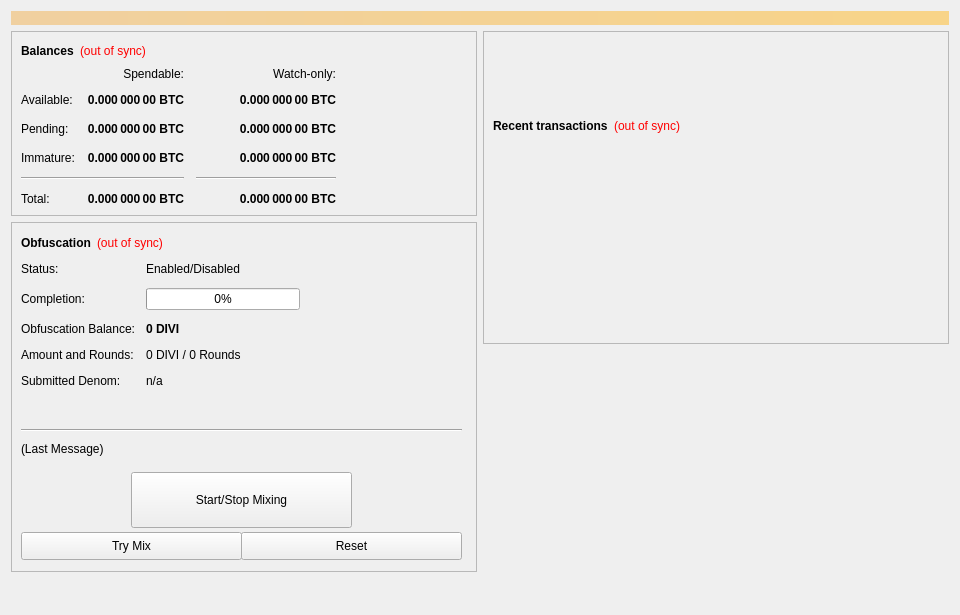
<?xml version="1.0" encoding="UTF-8"?>
<ui version="4.0">
 <class>OverviewPage</class>
 <widget class="QWidget" name="OverviewPage">
  <property name="geometry">
   <rect>
    <x>0</x>
    <y>0</y>
    <width>960</width>
    <height>615</height>
   </rect>
  </property>
  <property name="minimumSize">
   <size>
    <width>960</width>
    <height>0</height>
   </size>
  </property>
  <property name="windowTitle">
   <string>Form</string>
  </property>
  <layout class="QVBoxLayout" name="topLayout">
   <item>
    <widget class="QLabel" name="labelAlerts">
     <property name="visible">
      <bool>false</bool>
     </property>
     <property name="styleSheet">
      <string notr="true">background-color: qlineargradient(x1: 0, y1: 0, x2: 1, y2: 0, stop:0 #F0D0A0, stop:1 #F8D488); color:#000000;</string>
     </property>
     <property name="wordWrap">
      <bool>true</bool>
     </property>
     <property name="margin">
      <number>3</number>
     </property>
    </widget>
   </item>
   <item>
    <layout class="QHBoxLayout" name="horizontalLayout" stretch="1,1">
     <item>
      <layout class="QVBoxLayout" name="verticalLayout_2">
       <item>
        <widget class="QFrame" name="frame">
         <property name="frameShape">
          <enum>QFrame::StyledPanel</enum>
         </property>
         <property name="frameShadow">
          <enum>QFrame::Raised</enum>
         </property>
         <layout class="QVBoxLayout" name="verticalLayout_4">
          <item>
           <layout class="QHBoxLayout" name="horizontalLayout_4">
            <item>
             <widget class="QLabel" name="label_5">
              <property name="font">
               <font>
                <weight>75</weight>
                <bold>true</bold>
               </font>
              </property>
              <property name="text">
               <string>Balances</string>
              </property>
             </widget>
            </item>
            <item>
             <widget class="QLabel" name="labelWalletStatus">
              <property name="cursor">
               <cursorShape>WhatsThisCursor</cursorShape>
              </property>
              <property name="toolTip">
               <string>The displayed information may be out of date. Your wallet automatically synchronizes with the DIVI network after a connection is established, but this process has not completed yet.</string>
              </property>
              <property name="styleSheet">
               <string notr="true">QLabel { color: red; }</string>
              </property>
              <property name="text">
               <string notr="true">(out of sync)</string>
              </property>
              <property name="alignment">
               <set>Qt::AlignLeading|Qt::AlignLeft|Qt::AlignVCenter</set>
              </property>
             </widget>
            </item>
            <item>
             <spacer name="horizontalSpacer_3">
              <property name="orientation">
               <enum>Qt::Horizontal</enum>
              </property>
              <property name="sizeHint" stdset="0">
               <size>
                <width>40</width>
                <height>20</height>
               </size>
              </property>
             </spacer>
            </item>
           </layout>
          </item>
          <item>
           <layout class="QGridLayout" name="gridLayout">
            <property name="spacing">
             <number>12</number>
            </property>
            <item row="2" column="2">
             <widget class="QLabel" name="labelWatchPending">
              <property name="font">
               <font>
                <weight>75</weight>
                <bold>true</bold>
               </font>
              </property>
              <property name="cursor">
               <cursorShape>IBeamCursor</cursorShape>
              </property>
              <property name="toolTip">
               <string>Unconfirmed transactions to watch-only addresses</string>
              </property>
              <property name="text">
               <string notr="true">0.000 000 00 BTC</string>
              </property>
              <property name="alignment">
               <set>Qt::AlignRight|Qt::AlignTrailing|Qt::AlignVCenter</set>
              </property>
              <property name="textInteractionFlags">
               <set>Qt::LinksAccessibleByMouse|Qt::TextSelectableByKeyboard|Qt::TextSelectableByMouse</set>
              </property>
             </widget>
            </item>
            <item row="2" column="1">
             <widget class="QLabel" name="labelUnconfirmed">
              <property name="font">
               <font>
                <weight>75</weight>
                <bold>true</bold>
               </font>
              </property>
              <property name="cursor">
               <cursorShape>IBeamCursor</cursorShape>
              </property>
              <property name="toolTip">
               <string>Total of transactions that have yet to be confirmed, and do not yet count toward the spendable balance</string>
              </property>
              <property name="text">
               <string notr="true">0.000 000 00 BTC</string>
              </property>
              <property name="alignment">
               <set>Qt::AlignRight|Qt::AlignTrailing|Qt::AlignVCenter</set>
              </property>
              <property name="textInteractionFlags">
               <set>Qt::LinksAccessibleByMouse|Qt::TextSelectableByKeyboard|Qt::TextSelectableByMouse</set>
              </property>
             </widget>
            </item>
            <item row="3" column="2">
             <widget class="QLabel" name="labelWatchImmature">
              <property name="font">
               <font>
                <weight>75</weight>
                <bold>true</bold>
               </font>
              </property>
              <property name="cursor">
               <cursorShape>IBeamCursor</cursorShape>
              </property>
              <property name="toolTip">
               <string>Staked or masternode rewards in watch-only addresses that has not yet matured</string>
              </property>
              <property name="text">
               <string notr="true">0.000 000 00 BTC</string>
              </property>
              <property name="alignment">
               <set>Qt::AlignRight|Qt::AlignTrailing|Qt::AlignVCenter</set>
              </property>
              <property name="textInteractionFlags">
               <set>Qt::LinksAccessibleByMouse|Qt::TextSelectableByKeyboard|Qt::TextSelectableByMouse</set>
              </property>
             </widget>
            </item>
            <item row="4" column="0" colspan="2">
             <widget class="Line" name="lineSpendableBalance">
              <property name="orientation">
               <enum>Qt::Horizontal</enum>
              </property>
             </widget>
            </item>
            <item row="4" column="2">
             <widget class="Line" name="lineWatchBalance">
              <property name="sizePolicy">
               <sizepolicy hsizetype="Preferred" vsizetype="Fixed">
                <horstretch>0</horstretch>
                <verstretch>0</verstretch>
               </sizepolicy>
              </property>
              <property name="minimumSize">
               <size>
                <width>140</width>
                <height>0</height>
               </size>
              </property>
              <property name="orientation">
               <enum>Qt::Horizontal</enum>
              </property>
             </widget>
            </item>
            <item row="5" column="0">
             <widget class="QLabel" name="labelTotalText">
              <property name="text">
               <string>Total:</string>
              </property>
             </widget>
            </item>
            <item row="3" column="1">
             <widget class="QLabel" name="labelImmature">
              <property name="font">
               <font>
                <weight>75</weight>
                <bold>true</bold>
               </font>
              </property>
              <property name="cursor">
               <cursorShape>IBeamCursor</cursorShape>
              </property>
              <property name="toolTip">
               <string>Staked or masternode rewards that has not yet matured</string>
              </property>
              <property name="text">
               <string notr="true">0.000 000 00 BTC</string>
              </property>
              <property name="alignment">
               <set>Qt::AlignRight|Qt::AlignTrailing|Qt::AlignVCenter</set>
              </property>
              <property name="textInteractionFlags">
               <set>Qt::LinksAccessibleByMouse|Qt::TextSelectableByKeyboard|Qt::TextSelectableByMouse</set>
              </property>
             </widget>
            </item>
            <item row="2" column="3">
             <spacer name="horizontalSpacer_2">
              <property name="orientation">
               <enum>Qt::Horizontal</enum>
              </property>
              <property name="sizeHint" stdset="0">
               <size>
                <width>40</width>
                <height>20</height>
               </size>
              </property>
             </spacer>
            </item>
            <item row="3" column="0">
             <widget class="QLabel" name="labelImmatureText">
              <property name="text">
               <string>Immature:</string>
              </property>
             </widget>
            </item>
            <item row="5" column="1">
             <widget class="QLabel" name="labelTotal">
              <property name="font">
               <font>
                <weight>75</weight>
                <bold>true</bold>
               </font>
              </property>
              <property name="cursor">
               <cursorShape>IBeamCursor</cursorShape>
              </property>
              <property name="toolTip">
               <string>Your current total balance</string>
              </property>
              <property name="text">
               <string notr="true">0.000 000 00 BTC</string>
              </property>
              <property name="alignment">
               <set>Qt::AlignRight|Qt::AlignTrailing|Qt::AlignVCenter</set>
              </property>
              <property name="textInteractionFlags">
               <set>Qt::LinksAccessibleByMouse|Qt::TextSelectableByKeyboard|Qt::TextSelectableByMouse</set>
              </property>
             </widget>
            </item>
            <item row="5" column="2">
             <widget class="QLabel" name="labelWatchTotal">
              <property name="font">
               <font>
                <weight>75</weight>
                <bold>true</bold>
               </font>
              </property>
              <property name="cursor">
               <cursorShape>IBeamCursor</cursorShape>
              </property>
              <property name="toolTip">
               <string>Current total balance in watch-only addresses</string>
              </property>
              <property name="text">
               <string notr="true">0.000 000 00 BTC</string>
              </property>
              <property name="alignment">
               <set>Qt::AlignRight|Qt::AlignTrailing|Qt::AlignVCenter</set>
              </property>
              <property name="textInteractionFlags">
               <set>Qt::LinksAccessibleByMouse|Qt::TextSelectableByKeyboard|Qt::TextSelectableByMouse</set>
              </property>
             </widget>
            </item>
            <item row="0" column="2">
             <widget class="QLabel" name="labelWatchonly">
              <property name="text">
               <string>Watch-only:</string>
              </property>
              <property name="alignment">
               <set>Qt::AlignRight|Qt::AlignTrailing|Qt::AlignVCenter</set>
              </property>
             </widget>
            </item>
            <item row="1" column="0">
             <widget class="QLabel" name="labelBalanceText">
              <property name="text">
               <string>Available:</string>
              </property>
             </widget>
            </item>
            <item row="1" column="1">
             <widget class="QLabel" name="labelBalance">
              <property name="font">
               <font>
                <weight>75</weight>
                <bold>true</bold>
               </font>
              </property>
              <property name="cursor">
               <cursorShape>IBeamCursor</cursorShape>
              </property>
              <property name="toolTip">
               <string>Your current spendable balance</string>
              </property>
              <property name="text">
               <string notr="true">0.000 000 00 BTC</string>
              </property>
              <property name="alignment">
               <set>Qt::AlignRight|Qt::AlignTrailing|Qt::AlignVCenter</set>
              </property>
              <property name="textInteractionFlags">
               <set>Qt::LinksAccessibleByMouse|Qt::TextSelectableByKeyboard|Qt::TextSelectableByMouse</set>
              </property>
             </widget>
            </item>
            <item row="1" column="2">
             <widget class="QLabel" name="labelWatchAvailable">
              <property name="font">
               <font>
                <weight>75</weight>
                <bold>true</bold>
               </font>
              </property>
              <property name="cursor">
               <cursorShape>IBeamCursor</cursorShape>
              </property>
              <property name="toolTip">
               <string>Your current balance in watch-only addresses</string>
              </property>
              <property name="text">
               <string notr="true">0.000 000 00 BTC</string>
              </property>
              <property name="alignment">
               <set>Qt::AlignRight|Qt::AlignTrailing|Qt::AlignVCenter</set>
              </property>
              <property name="textInteractionFlags">
               <set>Qt::LinksAccessibleByMouse|Qt::TextSelectableByKeyboard|Qt::TextSelectableByMouse</set>
              </property>
             </widget>
            </item>
            <item row="2" column="0">
             <widget class="QLabel" name="labelPendingText">
              <property name="text">
               <string>Pending:</string>
              </property>
             </widget>
            </item>
            <item row="0" column="1">
             <widget class="QLabel" name="labelSpendable">
              <property name="text">
               <string>Spendable:</string>
              </property>
              <property name="alignment">
               <set>Qt::AlignRight|Qt::AlignTrailing|Qt::AlignVCenter</set>
              </property>
             </widget>
            </item>
           </layout>
          </item>
         </layout>
        </widget>
       </item>
       <item>
        <widget class="QFrame" name="frameObfuscation">
         <property name="minimumSize">
          <size>
           <width>0</width>
           <height>350</height>
          </size>
         </property>
         <property name="layoutDirection">
          <enum>Qt::LeftToRight</enum>
         </property>
         <property name="frameShape">
          <enum>QFrame::StyledPanel</enum>
         </property>
         <property name="frameShadow">
          <enum>QFrame::Raised</enum>
         </property>
         <widget class="QWidget" name="formLayoutWidget">
          <property name="geometry">
           <rect>
            <x>10</x>
            <y>40</y>
            <width>451</width>
            <height>161</height>
           </rect>
          </property>
          <layout class="QFormLayout" name="formLayout">
           <property name="fieldGrowthPolicy">
            <enum>QFormLayout::AllNonFixedFieldsGrow</enum>
           </property>
           <property name="horizontalSpacing">
            <number>11</number>
           </property>
           <property name="verticalSpacing">
            <number>12</number>
           </property>
           <item row="0" column="0">
            <widget class="QLabel" name="label_6">
             <property name="text">
              <string>Status:</string>
             </property>
            </widget>
           </item>
           <item row="1" column="0">
            <widget class="QLabel" name="label_7">
             <property name="text">
              <string>Completion:</string>
             </property>
            </widget>
           </item>
           <item row="1" column="1">
            <widget class="QProgressBar" name="obfuscationProgress">
             <property name="maximumSize">
              <size>
               <width>154</width>
               <height>16777215</height>
              </size>
             </property>
             <property name="value">
              <number>0</number>
             </property>
            </widget>
           </item>
           <item row="2" column="0">
            <widget class="QLabel" name="labelAnonymizedText">
             <property name="text">
              <string>Obfuscation Balance:</string>
             </property>
            </widget>
           </item>
           <item row="2" column="1">
            <widget class="QLabel" name="labelAnonymized">
             <property name="font">
              <font>
               <weight>75</weight>
               <bold>true</bold>
              </font>
             </property>
             <property name="text">
              <string notr="true">0 DIVI</string>
             </property>
            </widget>
           </item>
           <item row="3" column="0">
            <widget class="QLabel" name="label_8">
             <property name="text">
              <string>Amount and Rounds:</string>
             </property>
            </widget>
           </item>
           <item row="3" column="1">
            <widget class="QLabel" name="labelAmountRounds">
             <property name="text">
              <string>0 DIVI / 0 Rounds</string>
             </property>
            </widget>
           </item>
           <item row="4" column="0">
            <widget class="QLabel" name="label_9">
             <property name="text">
              <string>Submitted Denom:</string>
             </property>
            </widget>
           </item>
           <item row="4" column="1">
            <widget class="QLabel" name="labelSubmittedDenom">
             <property name="toolTip">
              <string>The denominations you submitted to the Masternode.&lt;br&gt;To mix, other users must submit the exact same denominations.</string>
             </property>
             <property name="text">
              <string>n/a</string>
             </property>
            </widget>
           </item>
           <item row="0" column="1">
            <widget class="QLabel" name="obfuscationEnabled">
             <property name="text">
              <string>Enabled/Disabled</string>
             </property>
            </widget>
           </item>
          </layout>
         </widget>
         <widget class="QPushButton" name="runAutoDenom">
          <property name="geometry">
           <rect>
            <x>251</x>
            <y>17</y>
            <width>1</width>
            <height>1</height>
           </rect>
          </property>
          <property name="palette">
           <palette>
            <active>
             <colorrole role="WindowText">
              <brush brushstyle="SolidPattern">
               <color alpha="255">
                <red>0</red>
                <green>0</green>
                <blue>0</blue>
               </color>
              </brush>
             </colorrole>
             <colorrole role="Button">
              <brush brushstyle="SolidPattern">
               <color alpha="255">
                <red>239</red>
                <green>238</green>
                <blue>238</blue>
               </color>
              </brush>
             </colorrole>
             <colorrole role="Light">
              <brush brushstyle="SolidPattern">
               <color alpha="255">
                <red>255</red>
                <green>255</green>
                <blue>255</blue>
               </color>
              </brush>
             </colorrole>
             <colorrole role="Midlight">
              <brush brushstyle="SolidPattern">
               <color alpha="255">
                <red>247</red>
                <green>246</green>
                <blue>246</blue>
               </color>
              </brush>
             </colorrole>
             <colorrole role="Dark">
              <brush brushstyle="SolidPattern">
               <color alpha="255">
                <red>119</red>
                <green>119</green>
                <blue>119</blue>
               </color>
              </brush>
             </colorrole>
             <colorrole role="Mid">
              <brush brushstyle="SolidPattern">
               <color alpha="255">
                <red>159</red>
                <green>159</green>
                <blue>159</blue>
               </color>
              </brush>
             </colorrole>
             <colorrole role="Text">
              <brush brushstyle="SolidPattern">
               <color alpha="255">
                <red>0</red>
                <green>0</green>
                <blue>0</blue>
               </color>
              </brush>
             </colorrole>
             <colorrole role="BrightText">
              <brush brushstyle="SolidPattern">
               <color alpha="255">
                <red>255</red>
                <green>255</green>
                <blue>255</blue>
               </color>
              </brush>
             </colorrole>
             <colorrole role="ButtonText">
              <brush brushstyle="SolidPattern">
               <color alpha="255">
                <red>0</red>
                <green>0</green>
                <blue>0</blue>
               </color>
              </brush>
             </colorrole>
             <colorrole role="Base">
              <brush brushstyle="SolidPattern">
               <color alpha="255">
                <red>255</red>
                <green>255</green>
                <blue>255</blue>
               </color>
              </brush>
             </colorrole>
             <colorrole role="Window">
              <brush brushstyle="SolidPattern">
               <color alpha="255">
                <red>239</red>
                <green>238</green>
                <blue>238</blue>
               </color>
              </brush>
             </colorrole>
             <colorrole role="Shadow">
              <brush brushstyle="SolidPattern">
               <color alpha="255">
                <red>0</red>
                <green>0</green>
                <blue>0</blue>
               </color>
              </brush>
             </colorrole>
             <colorrole role="AlternateBase">
              <brush brushstyle="SolidPattern">
               <color alpha="255">
                <red>247</red>
                <green>246</green>
                <blue>246</blue>
               </color>
              </brush>
             </colorrole>
             <colorrole role="ToolTipBase">
              <brush brushstyle="SolidPattern">
               <color alpha="255">
                <red>255</red>
                <green>255</green>
                <blue>220</blue>
               </color>
              </brush>
             </colorrole>
             <colorrole role="ToolTipText">
              <brush brushstyle="SolidPattern">
               <color alpha="255">
                <red>0</red>
                <green>0</green>
                <blue>0</blue>
               </color>
              </brush>
             </colorrole>
            </active>
            <inactive>
             <colorrole role="WindowText">
              <brush brushstyle="SolidPattern">
               <color alpha="255">
                <red>0</red>
                <green>0</green>
                <blue>0</blue>
               </color>
              </brush>
             </colorrole>
             <colorrole role="Button">
              <brush brushstyle="SolidPattern">
               <color alpha="255">
                <red>239</red>
                <green>238</green>
                <blue>238</blue>
               </color>
              </brush>
             </colorrole>
             <colorrole role="Light">
              <brush brushstyle="SolidPattern">
               <color alpha="255">
                <red>255</red>
                <green>255</green>
                <blue>255</blue>
               </color>
              </brush>
             </colorrole>
             <colorrole role="Midlight">
              <brush brushstyle="SolidPattern">
               <color alpha="255">
                <red>247</red>
                <green>246</green>
                <blue>246</blue>
               </color>
              </brush>
             </colorrole>
             <colorrole role="Dark">
              <brush brushstyle="SolidPattern">
               <color alpha="255">
                <red>119</red>
                <green>119</green>
                <blue>119</blue>
               </color>
              </brush>
             </colorrole>
             <colorrole role="Mid">
              <brush brushstyle="SolidPattern">
               <color alpha="255">
                <red>159</red>
                <green>159</green>
                <blue>159</blue>
               </color>
              </brush>
             </colorrole>
             <colorrole role="Text">
              <brush brushstyle="SolidPattern">
               <color alpha="255">
                <red>0</red>
                <green>0</green>
                <blue>0</blue>
               </color>
              </brush>
             </colorrole>
             <colorrole role="BrightText">
              <brush brushstyle="SolidPattern">
               <color alpha="255">
                <red>255</red>
                <green>255</green>
                <blue>255</blue>
               </color>
              </brush>
             </colorrole>
             <colorrole role="ButtonText">
              <brush brushstyle="SolidPattern">
               <color alpha="255">
                <red>0</red>
                <green>0</green>
                <blue>0</blue>
               </color>
              </brush>
             </colorrole>
             <colorrole role="Base">
              <brush brushstyle="SolidPattern">
               <color alpha="255">
                <red>255</red>
                <green>255</green>
                <blue>255</blue>
               </color>
              </brush>
             </colorrole>
             <colorrole role="Window">
              <brush brushstyle="SolidPattern">
               <color alpha="255">
                <red>239</red>
                <green>238</green>
                <blue>238</blue>
               </color>
              </brush>
             </colorrole>
             <colorrole role="Shadow">
              <brush brushstyle="SolidPattern">
               <color alpha="255">
                <red>0</red>
                <green>0</green>
                <blue>0</blue>
               </color>
              </brush>
             </colorrole>
             <colorrole role="AlternateBase">
              <brush brushstyle="SolidPattern">
               <color alpha="255">
                <red>247</red>
                <green>246</green>
                <blue>246</blue>
               </color>
              </brush>
             </colorrole>
             <colorrole role="ToolTipBase">
              <brush brushstyle="SolidPattern">
               <color alpha="255">
                <red>255</red>
                <green>255</green>
                <blue>220</blue>
               </color>
              </brush>
             </colorrole>
             <colorrole role="ToolTipText">
              <brush brushstyle="SolidPattern">
               <color alpha="255">
                <red>0</red>
                <green>0</green>
                <blue>0</blue>
               </color>
              </brush>
             </colorrole>
            </inactive>
            <disabled>
             <colorrole role="WindowText">
              <brush brushstyle="SolidPattern">
               <color alpha="255">
                <red>119</red>
                <green>119</green>
                <blue>119</blue>
               </color>
              </brush>
             </colorrole>
             <colorrole role="Button">
              <brush brushstyle="SolidPattern">
               <color alpha="255">
                <red>239</red>
                <green>238</green>
                <blue>238</blue>
               </color>
              </brush>
             </colorrole>
             <colorrole role="Light">
              <brush brushstyle="SolidPattern">
               <color alpha="255">
                <red>255</red>
                <green>255</green>
                <blue>255</blue>
               </color>
              </brush>
             </colorrole>
             <colorrole role="Midlight">
              <brush brushstyle="SolidPattern">
               <color alpha="255">
                <red>247</red>
                <green>246</green>
                <blue>246</blue>
               </color>
              </brush>
             </colorrole>
             <colorrole role="Dark">
              <brush brushstyle="SolidPattern">
               <color alpha="255">
                <red>119</red>
                <green>119</green>
                <blue>119</blue>
               </color>
              </brush>
             </colorrole>
             <colorrole role="Mid">
              <brush brushstyle="SolidPattern">
               <color alpha="255">
                <red>159</red>
                <green>159</green>
                <blue>159</blue>
               </color>
              </brush>
             </colorrole>
             <colorrole role="Text">
              <brush brushstyle="SolidPattern">
               <color alpha="255">
                <red>119</red>
                <green>119</green>
                <blue>119</blue>
               </color>
              </brush>
             </colorrole>
             <colorrole role="BrightText">
              <brush brushstyle="SolidPattern">
               <color alpha="255">
                <red>255</red>
                <green>255</green>
                <blue>255</blue>
               </color>
              </brush>
             </colorrole>
             <colorrole role="ButtonText">
              <brush brushstyle="SolidPattern">
               <color alpha="255">
                <red>119</red>
                <green>119</green>
                <blue>119</blue>
               </color>
              </brush>
             </colorrole>
             <colorrole role="Base">
              <brush brushstyle="SolidPattern">
               <color alpha="255">
                <red>239</red>
                <green>238</green>
                <blue>238</blue>
               </color>
              </brush>
             </colorrole>
             <colorrole role="Window">
              <brush brushstyle="SolidPattern">
               <color alpha="255">
                <red>239</red>
                <green>238</green>
                <blue>238</blue>
               </color>
              </brush>
             </colorrole>
             <colorrole role="Shadow">
              <brush brushstyle="SolidPattern">
               <color alpha="255">
                <red>0</red>
                <green>0</green>
                <blue>0</blue>
               </color>
              </brush>
             </colorrole>
             <colorrole role="AlternateBase">
              <brush brushstyle="SolidPattern">
               <color alpha="255">
                <red>239</red>
                <green>238</green>
                <blue>238</blue>
               </color>
              </brush>
             </colorrole>
             <colorrole role="ToolTipBase">
              <brush brushstyle="SolidPattern">
               <color alpha="255">
                <red>255</red>
                <green>255</green>
                <blue>220</blue>
               </color>
              </brush>
             </colorrole>
             <colorrole role="ToolTipText">
              <brush brushstyle="SolidPattern">
               <color alpha="255">
                <red>0</red>
                <green>0</green>
                <blue>0</blue>
               </color>
              </brush>
             </colorrole>
            </disabled>
           </palette>
          </property>
          <property name="focusPolicy">
           <enum>Qt::NoFocus</enum>
          </property>
          <property name="autoFillBackground">
           <bool>true</bool>
          </property>
          <property name="text">
           <string/>
          </property>
          <property name="flat">
           <bool>true</bool>
          </property>
         </widget>
         <widget class="QPushButton" name="toggleObfuscation">
          <property name="geometry">
           <rect>
            <x>120</x>
            <y>250</y>
            <width>221</width>
            <height>56</height>
           </rect>
          </property>
          <property name="sizePolicy">
           <sizepolicy hsizetype="MinimumExpanding" vsizetype="Fixed">
            <horstretch>0</horstretch>
            <verstretch>0</verstretch>
           </sizepolicy>
          </property>
          <property name="text">
           <string>Start/Stop Mixing</string>
          </property>
         </widget>
         <widget class="Line" name="lineLastMessage">
          <property name="geometry">
           <rect>
            <x>10</x>
            <y>200</y>
            <width>441</width>
            <height>16</height>
           </rect>
          </property>
          <property name="orientation">
           <enum>Qt::Horizontal</enum>
          </property>
         </widget>
         <widget class="QLabel" name="obfuscationStatus">
          <property name="geometry">
           <rect>
            <x>10</x>
            <y>220</y>
            <width>451</width>
            <height>61</height>
           </rect>
          </property>
          <property name="minimumSize">
           <size>
            <width>288</width>
            <height>43</height>
           </size>
          </property>
          <property name="text">
           <string>(Last Message)</string>
          </property>
          <property name="alignment">
           <set>Qt::AlignLeading|Qt::AlignLeft|Qt::AlignTop</set>
          </property>
          <property name="wordWrap">
           <bool>true</bool>
          </property>
         </widget>
         <widget class="QPushButton" name="obfuscationAuto">
          <property name="geometry">
           <rect>
            <x>10</x>
            <y>310</y>
            <width>221</width>
            <height>28</height>
           </rect>
          </property>
          <property name="sizePolicy">
           <sizepolicy hsizetype="MinimumExpanding" vsizetype="Fixed">
            <horstretch>0</horstretch>
            <verstretch>0</verstretch>
           </sizepolicy>
          </property>
          <property name="toolTip">
           <string>Try to manually submit a Obfuscation request.</string>
          </property>
          <property name="text">
           <string>Try Mix</string>
          </property>
         </widget>
         <widget class="QPushButton" name="obfuscationReset">
          <property name="geometry">
           <rect>
            <x>230</x>
            <y>310</y>
            <width>221</width>
            <height>28</height>
           </rect>
          </property>
          <property name="sizePolicy">
           <sizepolicy hsizetype="MinimumExpanding" vsizetype="Fixed">
            <horstretch>0</horstretch>
            <verstretch>0</verstretch>
           </sizepolicy>
          </property>
          <property name="toolTip">
           <string>Reset the current status of Obfuscation (can interrupt Obfuscation if it's in the process of Mixing, which can cost you money!)</string>
          </property>
          <property name="autoFillBackground">
           <bool>false</bool>
          </property>
          <property name="text">
           <string>Reset</string>
          </property>
         </widget>
         <widget class="QWidget" name="layoutWidget">
          <property name="geometry">
           <rect>
            <x>10</x>
            <y>10</y>
            <width>431</width>
            <height>22</height>
           </rect>
          </property>
          <layout class="QHBoxLayout" name="horizontalLayout_5">
           <item>
            <widget class="QLabel" name="label_2">
             <property name="font">
              <font>
               <weight>75</weight>
               <bold>true</bold>
              </font>
             </property>
             <property name="text">
              <string>Obfuscation</string>
             </property>
            </widget>
           </item>
           <item>
            <widget class="QLabel" name="labelObfuscationSyncStatus">
             <property name="toolTip">
              <string>The displayed information may be out of date. Your wallet automatically synchronizes with the DIVI network after a connection is established, but this process has not completed yet.</string>
             </property>
             <property name="styleSheet">
              <string notr="true">QLabel { color: red; }</string>
             </property>
             <property name="text">
              <string notr="true">(out of sync)</string>
             </property>
             <property name="alignment">
              <set>Qt::AlignLeading|Qt::AlignLeft|Qt::AlignVCenter</set>
             </property>
            </widget>
           </item>
           <item>
            <spacer name="horizontalSpacer_4">
             <property name="orientation">
              <enum>Qt::Horizontal</enum>
             </property>
             <property name="sizeHint" stdset="0">
              <size>
               <width>40</width>
               <height>20</height>
              </size>
             </property>
            </spacer>
           </item>
          </layout>
         </widget>
        </widget>
       </item>
       <item>
        <spacer name="verticalSpacer">
         <property name="orientation">
          <enum>Qt::Vertical</enum>
         </property>
         <property name="sizeHint" stdset="0">
          <size>
           <width>20</width>
           <height>40</height>
          </size>
         </property>
        </spacer>
       </item>
      </layout>
     </item>
     <item>
      <layout class="QVBoxLayout" name="verticalLayout_3">
       <item>
        <widget class="QFrame" name="frame_2">
         <property name="frameShape">
          <enum>QFrame::StyledPanel</enum>
         </property>
         <property name="frameShadow">
          <enum>QFrame::Raised</enum>
         </property>
         <layout class="QVBoxLayout" name="verticalLayout">
          <item>
           <spacer name="verticalSpacer_3">
            <property name="orientation">
             <enum>Qt::Vertical</enum>
            </property>
            <property name="sizeType">
             <enum>QSizePolicy::Fixed</enum>
            </property>
            <property name="sizeHint" stdset="0">
             <size>
              <width>20</width>
              <height>75</height>
             </size>
            </property>
           </spacer>
          </item>
          <item>
           <layout class="QHBoxLayout" name="horizontalLayout_2">
            <item>
             <widget class="QLabel" name="label_4">
              <property name="font">
               <font>
                <weight>75</weight>
                <bold>true</bold>
               </font>
              </property>
              <property name="text">
               <string>Recent transactions</string>
              </property>
             </widget>
            </item>
            <item>
             <widget class="QLabel" name="labelTransactionsStatus">
              <property name="cursor">
               <cursorShape>WhatsThisCursor</cursorShape>
              </property>
              <property name="toolTip">
               <string>The displayed information may be out of date. Your wallet automatically synchronizes with the DIVI network after a connection is established, but this process has not completed yet.</string>
              </property>
              <property name="styleSheet">
               <string notr="true">QLabel { color: red; }</string>
              </property>
              <property name="text">
               <string notr="true">(out of sync)</string>
              </property>
              <property name="alignment">
               <set>Qt::AlignRight|Qt::AlignTrailing|Qt::AlignVCenter</set>
              </property>
             </widget>
            </item>
            <item>
             <spacer name="horizontalSpacer">
              <property name="orientation">
               <enum>Qt::Horizontal</enum>
              </property>
              <property name="sizeHint" stdset="0">
               <size>
                <width>40</width>
                <height>20</height>
               </size>
              </property>
             </spacer>
            </item>
           </layout>
          </item>
          <item>
           <widget class="QListView" name="listTransactions">
            <property name="styleSheet">
             <string notr="true">QListView { background: transparent; }</string>
            </property>
            <property name="frameShape">
             <enum>QFrame::NoFrame</enum>
            </property>
            <property name="verticalScrollBarPolicy">
             <enum>Qt::ScrollBarAlwaysOff</enum>
            </property>
            <property name="horizontalScrollBarPolicy">
             <enum>Qt::ScrollBarAlwaysOff</enum>
            </property>
            <property name="selectionMode">
             <enum>QAbstractItemView::NoSelection</enum>
            </property>
           </widget>
          </item>
         </layout>
        </widget>
       </item>
       <item>
        <spacer name="verticalSpacer_2">
         <property name="orientation">
          <enum>Qt::Vertical</enum>
         </property>
         <property name="sizeType">
          <enum>QSizePolicy::Expanding</enum>
         </property>
         <property name="sizeHint" stdset="0">
          <size>
           <width>20</width>
           <height>40</height>
          </size>
         </property>
        </spacer>
       </item>
      </layout>
     </item>
    </layout>
   </item>
  </layout>
 </widget>
 <resources/>
 <connections/>
</ui>
